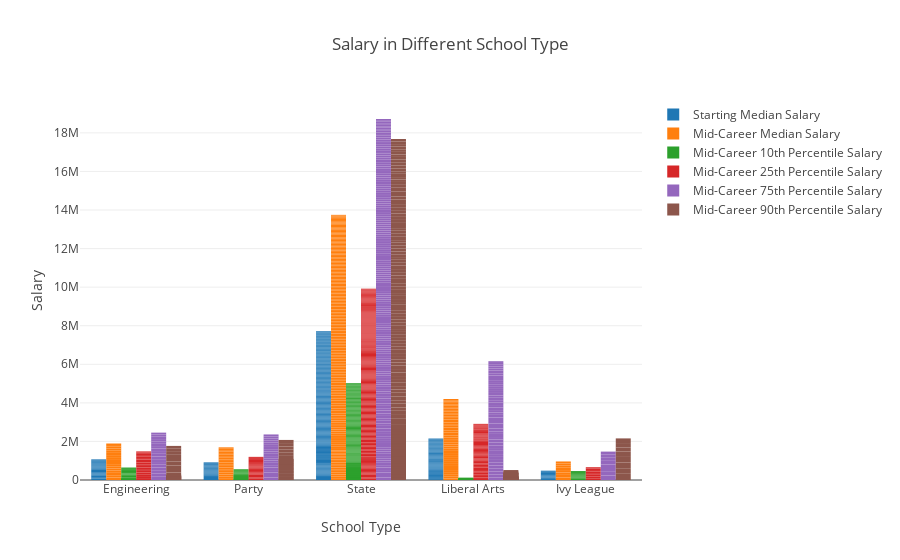

The notebook cell this image was saved under:
### Code cell
type_trace_list = []
for i in all_info.columns[3:9]:
    type_trace_list.append(go.Bar(x=all_info['School Type'], y=all_info[i], name = i))

layout = go.Layout(
    barmode='group',
    title='Salary in Different School Type',
    xaxis = dict(title = 'School Type'),
    yaxis = dict(title = 'Salary'),
)

fig = go.Figure(data=type_trace_list, layout=layout)
py.offline.iplot(fig)

### Figure 1 — Plotly figure (JSON) as saved in the notebook; plotly's stock layout.template omitted (floating-point values rounded to 4 significant figures; data arrays with more than 128 entries replaced by an {"elided": "..."} marker saying what was removed)
{"data": [{"name": "Starting Median Salary", "type": "bar", "uid": "702c98f0-7836-4352-9d92-cb04cdca21c3", "x": {"elided": "268 str values"}, "y": {"elided": "268 int values"}}, {"name": "Mid-Career Median Salary", "type": "bar", "uid": "ccc03be2-3146-4e8f-aa3b-291b12c10f7a", "x": {"elided": "268 str values"}, "y": {"elided": "268 int values"}}, {"name": "Mid-Career 10th Percentile Salary", "type": "bar", "uid": "9b594255-6055-4f60-9f05-352716db7f18", "x": {"elided": "268 str values"}, "y": {"elided": "268 int values"}}, {"name": "Mid-Career 25th Percentile Salary", "type": "bar", "uid": "4278349d-211b-4a2b-bd3d-708c1b71a7f8", "x": {"elided": "268 str values"}, "y": {"elided": "268 int values"}}, {"name": "Mid-Career 75th Percentile Salary", "type": "bar", "uid": "e1e76633-6d28-4b1f-8fa4-694dbf33881b", "x": {"elided": "268 str values"}, "y": {"elided": "268 int values"}}, {"name": "Mid-Career 90th Percentile Salary", "type": "bar", "uid": "2c4ea960-7b67-4de9-b8fd-769309689216", "x": {"elided": "268 str values"}, "y": {"elided": "268 int values"}}], "layout": {"barmode": "group", "title": "Salary in Different School Type", "xaxis": {"title": "School Type"}, "yaxis": {"title": "Salary"}}}
